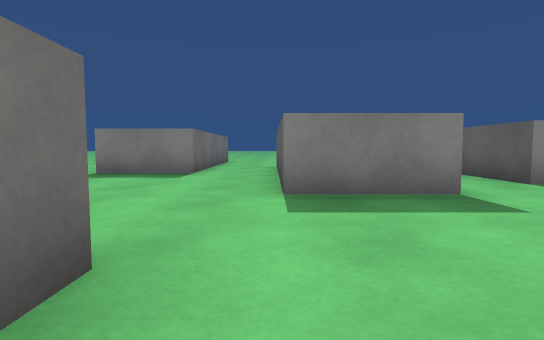
view 1 (above)

24 first-person views from a walk through a scene from a Unity 3-D project. The camera is 0.58 m above the floor, tilts 4° down and sees 80° across. The floor is counted in squares, 1 m on a side. Each view is taken from the middle of a square. On the plan, view 1 faces up. The plan holds only what a view shows up to about 9 squares ahead; the rest is blank. The place goes on beyond the plan. Surface patterns are stand-ins for the level's own textures.

view 2
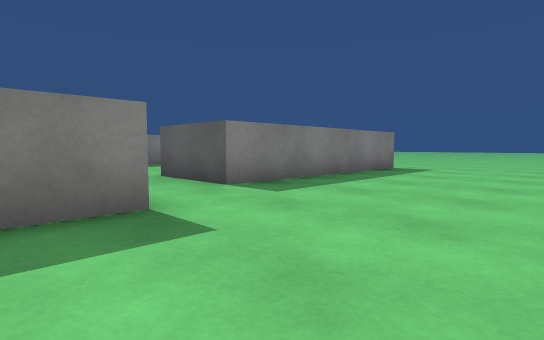

view 3
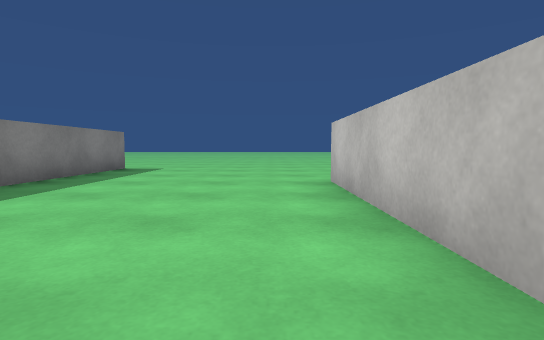

view 4
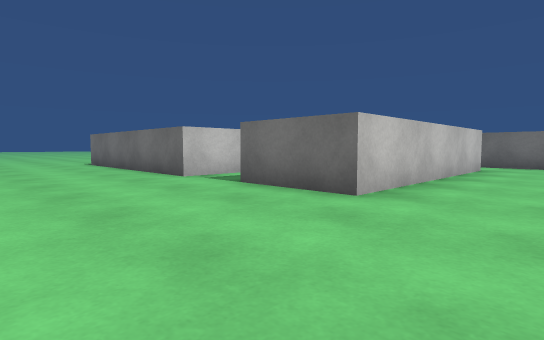

view 5
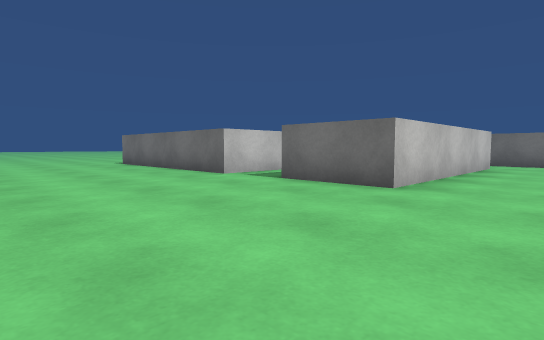

view 6
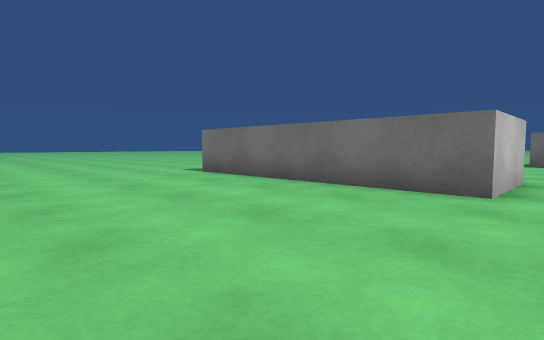

view 7
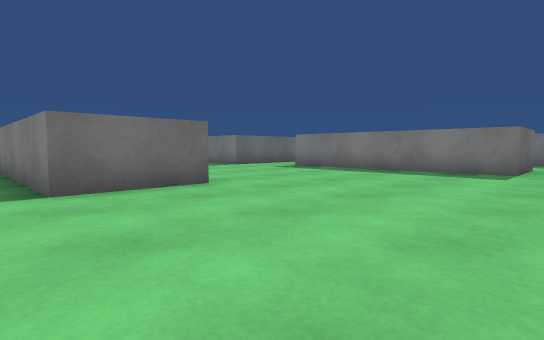

view 8
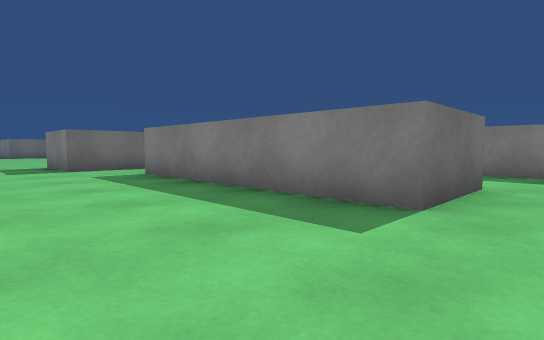

view 9
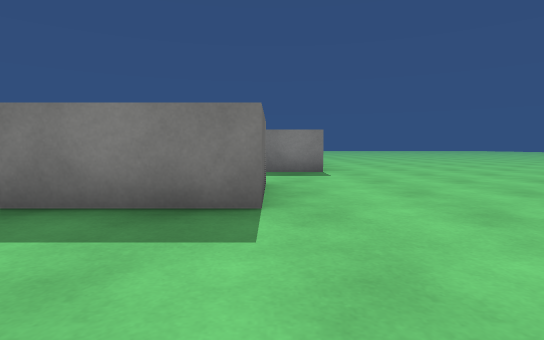

view 10
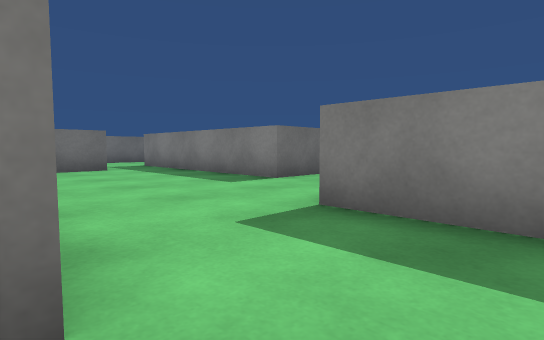

view 11
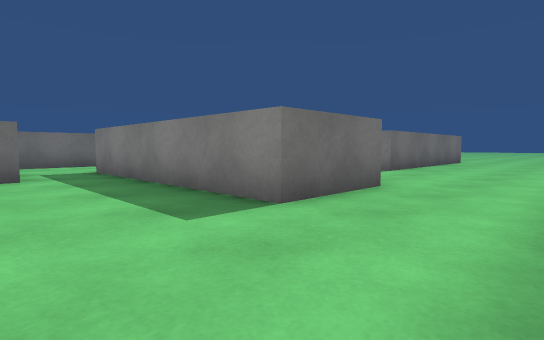

view 12
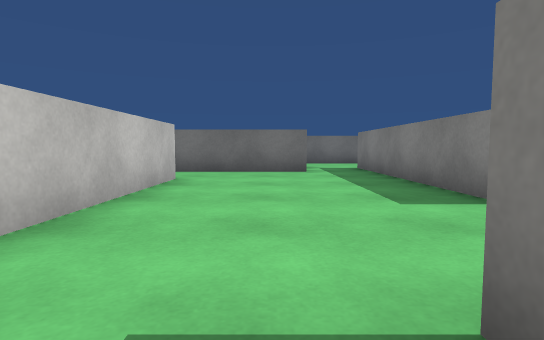

view 13
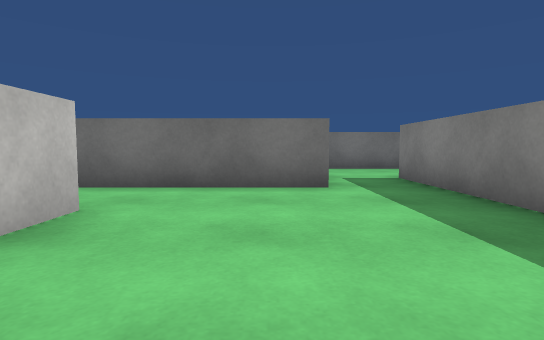

view 14
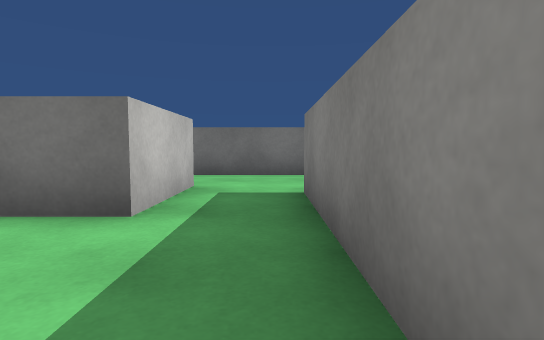

view 15
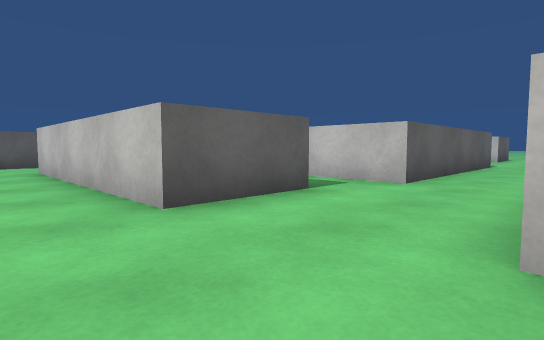

view 16
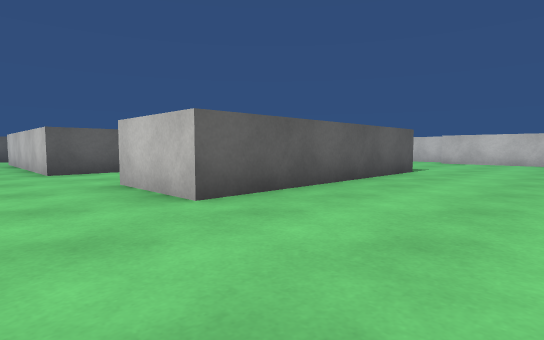

view 17
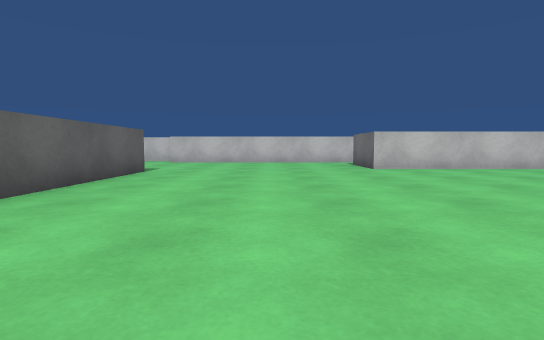

view 18
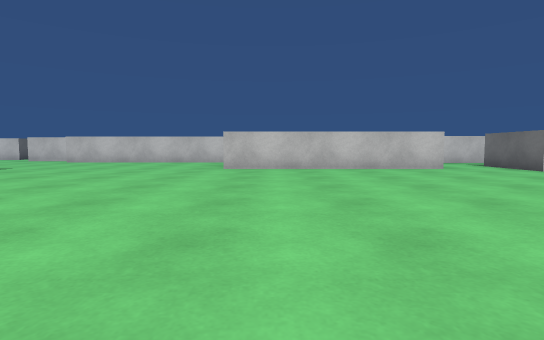

view 19
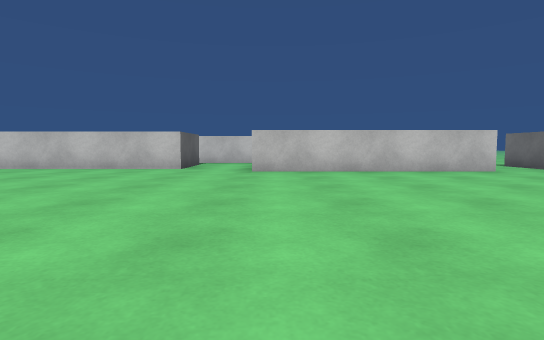

view 20
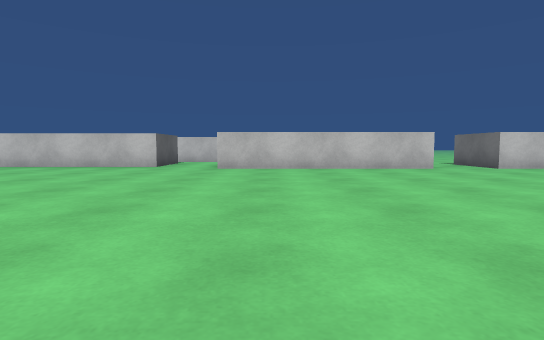

view 21
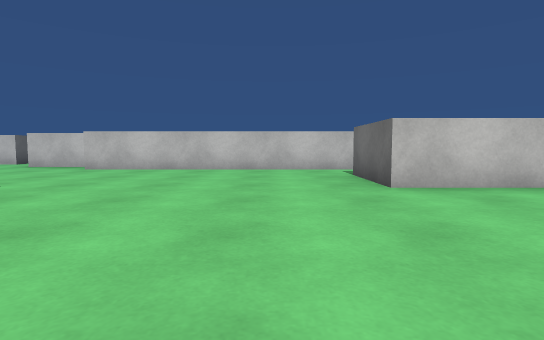

view 22
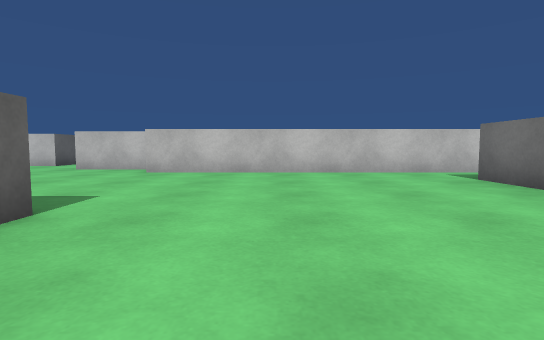

view 23
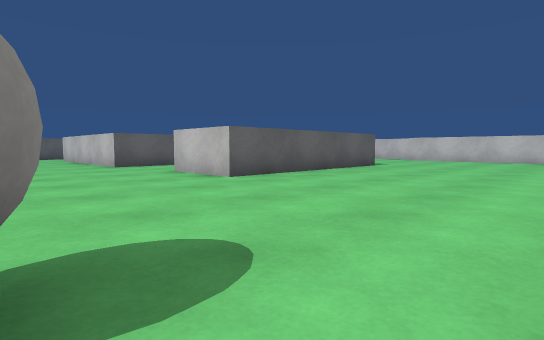

view 24
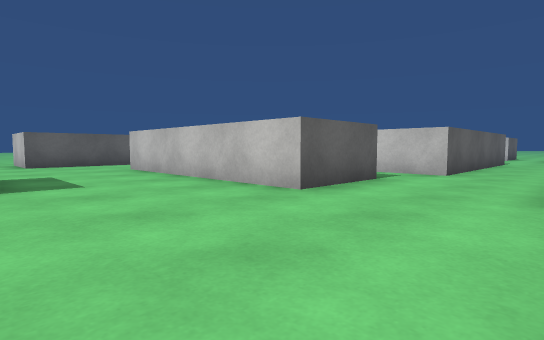

### Floor plan
Ten units are one square. View 1 is at (0, 0); x grows to the right and y downward. Boxes are objects, and circles mark ways between rooms. Rooms are numbered by the first view taken in them; rooms with no view inside come last. Other rooms are left out.
<svg viewBox="-257 -180 374 283">
<path fill="none" stroke="#000" d="M45 38 66 38 66 98M6 0 66 0 66 22 46 22M23 -40 1 -40M99 -72 99 -50 40 -50M-9 -15 -9 0M67 -114 26 -114M23 -98 23 -40M40 -50 40 -72 80 -72M112 -96 90 -96M-156 -64 -97 -64 -97 -41M-18 -125 -18 -115M-109 -25 -30 -25M-18 -73 -40 -73 -40 -131 -18 -131M9 -114 9 -136 67 -136 67 -114M-28 -15 -9 -15M1 -40 1 -74M-235 -72 -175 -72 -175 -59M-252 -72 -252 -59M54 -175 54 -166M90 -132 90 -156M-18 -115 -18 -73M1 -74 1 -98 23 -98M26 -114 9 -114"/>
<rect x="-85" y="-175" width="20" height="10" fill="#bbb"><title>white ball</title></rect>
<circle cx="30" cy="-50" r="3" fill="#2a7"/>
<circle cx="95" cy="-85" r="3" fill="#2a7"/>
<circle cx="-5" cy="-25" r="3" fill="#2a7"/>
<circle cx="75" cy="-125" r="3" fill="#2a7"/>
<circle cx="15" cy="-110" r="3" fill="#2a7"/>
<circle cx="-10" cy="-70" r="3" fill="#2a7"/>
<circle cx="-5" cy="-125" r="3" fill="#2a7"/>
<text x="80" y="20">1</text>
<text x="60" y="-90">2</text>
<text x="-100" y="-110">3</text>
<text x="0" y="-100">4</text>
</svg>
Room 1 opens to room 2. Room 1 opens to room 3. Room 2 opens to room 3. Room 2 opens to room 4. Room 3 opens to room 4.

Where each view was taken, in squares from view 1:
view 1: 0 up, 0 right, facing up
view 2: 1 up, 1 right, facing up-right
view 3: 1 up, 1 right, facing right
view 4: 2 up, 10 right, facing down-left
view 5: 2 up, 11 right, facing down-left
view 6: 3 down, 11 right, facing down-left
view 7: 3 down, 11 right, facing up-left
view 8: 2 up, 11 right, facing up-left
view 9: 2 up, 10 right, facing up
view 10: 7 up, 11 right, facing up-left
view 11: 9 up, 9 right, facing up-left
view 12: 9 up, 10 right, facing left
view 13: 9 up, 7 right, facing left
view 14: 11 up, 5 right, facing left
view 15: 15 up, 2 left, facing down-right
view 16: 15 up, 7 left, facing down-right
view 17: 15 up, 7 left, facing down
view 18: 15 up, 11 left, facing down
view 19: 15 up, 18 left, facing down
view 20: 16 up, 19 left, facing down
view 21: 11 up, 8 left, facing down
view 22: 10 up, 6 left, facing down
view 23: 17 up, 9 left, facing down-right
view 24: 17 up, 2 left, facing down-right
